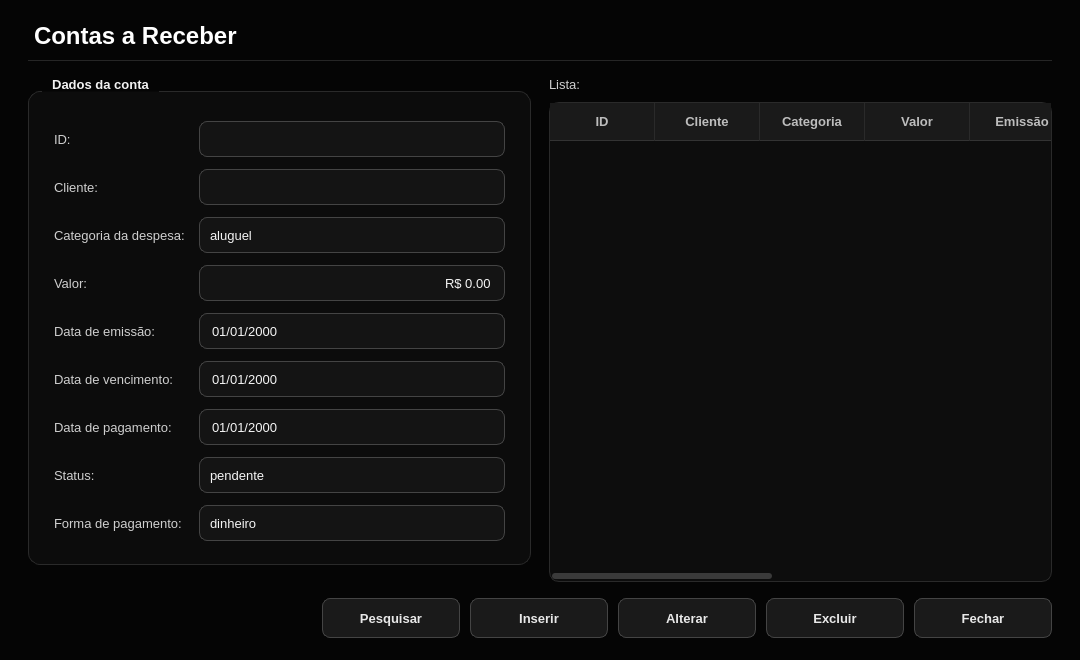
<?xml version="1.0" encoding="UTF-8"?>
<ui version="4.0">
 <class>ContasReceberWindow</class>
 <widget class="QWidget" name="ContasReceberWindow">
  <property name="geometry">
   <rect>
    <x>0</x>
    <y>0</y>
    <width>1080</width>
    <height>660</height>
   </rect>
  </property>
  <property name="minimumSize">
   <size>
    <width>864</width>
    <height>528</height>
   </size>
  </property>
  <property name="windowTitle">
   <string>Contas a Receber</string>
  </property>
  <property name="palette">
   <palette>
    <active>
     <colorrole role="WindowText">
      <brush brushstyle="SolidPattern">
       <color alpha="255">
        <red>232</red>
        <green>232</green>
        <blue>232</blue>
       </color>
      </brush>
     </colorrole>
     <colorrole role="Button">
      <brush brushstyle="SolidPattern">
       <color alpha="255">
        <red>26</red>
        <green>26</green>
        <blue>26</blue>
       </color>
      </brush>
     </colorrole>
     <colorrole role="Text">
      <brush brushstyle="SolidPattern">
       <color alpha="255">
        <red>245</red>
        <green>245</green>
        <blue>245</blue>
       </color>
      </brush>
     </colorrole>
     <colorrole role="ButtonText">
      <brush brushstyle="SolidPattern">
       <color alpha="255">
        <red>232</red>
        <green>232</green>
        <blue>232</blue>
       </color>
      </brush>
     </colorrole>
     <colorrole role="Base">
      <brush brushstyle="SolidPattern">
       <color alpha="255">
        <red>20</red>
        <green>20</green>
        <blue>20</blue>
       </color>
      </brush>
     </colorrole>
     <colorrole role="AlternateBase">
      <brush brushstyle="SolidPattern">
       <color alpha="255">
        <red>19</red>
        <green>19</green>
        <blue>19</blue>
       </color>
      </brush>
     </colorrole>
     <colorrole role="Window">
      <brush brushstyle="SolidPattern">
       <color alpha="255">
        <red>5</red>
        <green>5</green>
        <blue>5</blue>
       </color>
      </brush>
     </colorrole>
     <colorrole role="Highlight">
      <brush brushstyle="SolidPattern">
       <color alpha="255">
        <red>119</red>
        <green>119</green>
        <blue>119</blue>
       </color>
      </brush>
     </colorrole>
     <colorrole role="HighlightedText">
      <brush brushstyle="SolidPattern">
       <color alpha="255">
        <red>255</red>
        <green>255</green>
        <blue>255</blue>
       </color>
      </brush>
     </colorrole>
     <colorrole role="PlaceholderText">
      <brush brushstyle="SolidPattern">
       <color alpha="255">
        <red>119</red>
        <green>119</green>
        <blue>119</blue>
       </color>
      </brush>
     </colorrole>
    </active>
    <inactive>
     <colorrole role="WindowText">
      <brush brushstyle="SolidPattern">
       <color alpha="255">
        <red>232</red>
        <green>232</green>
        <blue>232</blue>
       </color>
      </brush>
     </colorrole>
     <colorrole role="Button">
      <brush brushstyle="SolidPattern">
       <color alpha="255">
        <red>26</red>
        <green>26</green>
        <blue>26</blue>
       </color>
      </brush>
     </colorrole>
     <colorrole role="Text">
      <brush brushstyle="SolidPattern">
       <color alpha="255">
        <red>245</red>
        <green>245</green>
        <blue>245</blue>
       </color>
      </brush>
     </colorrole>
     <colorrole role="ButtonText">
      <brush brushstyle="SolidPattern">
       <color alpha="255">
        <red>232</red>
        <green>232</green>
        <blue>232</blue>
       </color>
      </brush>
     </colorrole>
     <colorrole role="Base">
      <brush brushstyle="SolidPattern">
       <color alpha="255">
        <red>20</red>
        <green>20</green>
        <blue>20</blue>
       </color>
      </brush>
     </colorrole>
     <colorrole role="AlternateBase">
      <brush brushstyle="SolidPattern">
       <color alpha="255">
        <red>19</red>
        <green>19</green>
        <blue>19</blue>
       </color>
      </brush>
     </colorrole>
     <colorrole role="Window">
      <brush brushstyle="SolidPattern">
       <color alpha="255">
        <red>5</red>
        <green>5</green>
        <blue>5</blue>
       </color>
      </brush>
     </colorrole>
     <colorrole role="Highlight">
      <brush brushstyle="SolidPattern">
       <color alpha="255">
        <red>119</red>
        <green>119</green>
        <blue>119</blue>
       </color>
      </brush>
     </colorrole>
     <colorrole role="HighlightedText">
      <brush brushstyle="SolidPattern">
       <color alpha="255">
        <red>255</red>
        <green>255</green>
        <blue>255</blue>
       </color>
      </brush>
     </colorrole>
     <colorrole role="PlaceholderText">
      <brush brushstyle="SolidPattern">
       <color alpha="255">
        <red>119</red>
        <green>119</green>
        <blue>119</blue>
       </color>
      </brush>
     </colorrole>
    </inactive>
    <disabled>
     <colorrole role="WindowText">
      <brush brushstyle="SolidPattern">
       <color alpha="255">
        <red>102</red>
        <green>102</green>
        <blue>102</blue>
       </color>
      </brush>
     </colorrole>
     <colorrole role="Button">
      <brush brushstyle="SolidPattern">
       <color alpha="255">
        <red>26</red>
        <green>26</green>
        <blue>26</blue>
       </color>
      </brush>
     </colorrole>
     <colorrole role="Text">
      <brush brushstyle="SolidPattern">
       <color alpha="255">
        <red>102</red>
        <green>102</green>
        <blue>102</blue>
       </color>
      </brush>
     </colorrole>
     <colorrole role="ButtonText">
      <brush brushstyle="SolidPattern">
       <color alpha="255">
        <red>102</red>
        <green>102</green>
        <blue>102</blue>
       </color>
      </brush>
     </colorrole>
     <colorrole role="Base">
      <brush brushstyle="SolidPattern">
       <color alpha="255">
        <red>20</red>
        <green>20</green>
        <blue>20</blue>
       </color>
      </brush>
     </colorrole>
     <colorrole role="AlternateBase">
      <brush brushstyle="SolidPattern">
       <color alpha="255">
        <red>19</red>
        <green>19</green>
        <blue>19</blue>
       </color>
      </brush>
     </colorrole>
     <colorrole role="Window">
      <brush brushstyle="SolidPattern">
       <color alpha="255">
        <red>5</red>
        <green>5</green>
        <blue>5</blue>
       </color>
      </brush>
     </colorrole>
     <colorrole role="Highlight">
      <brush brushstyle="SolidPattern">
       <color alpha="255">
        <red>119</red>
        <green>119</green>
        <blue>119</blue>
       </color>
      </brush>
     </colorrole>
     <colorrole role="HighlightedText">
      <brush brushstyle="SolidPattern">
       <color alpha="255">
        <red>255</red>
        <green>255</green>
        <blue>255</blue>
       </color>
      </brush>
     </colorrole>
     <colorrole role="PlaceholderText">
      <brush brushstyle="SolidPattern">
       <color alpha="255">
        <red>119</red>
        <green>119</green>
        <blue>119</blue>
       </color>
      </brush>
     </colorrole>
    </disabled>
   </palette>
  </property>
  <property name="styleSheet">
   <string notr="true">#ContasReceberWindow {
    background-color: #050505;
}

QWidget {
    font-family: "Segoe UI", "DejaVu Sans", "Noto Sans", sans-serif;
    font-size: 10pt;
}

/* ---------- Textos ---------- */
QLabel {
    color: #cfcfcf;
    background: transparent;
    font-weight: normal;
}

QLabel#lblTitulo {
    color: #ffffff;
    font-size: 18pt;
    font-weight: bold;
    padding-bottom: 10px;
    border-bottom: 1px solid #262626;
}

QLabel[role="section"] {
    color: #ffffff;
    font-size: 11pt;
    font-weight: bold;
}

QLabel[role="hint"] {
    color: #777777;
    font-size: 9pt;
}

QLabel[role="value"] {
    color: #ffffff;
    font-weight: bold;
}

QToolTip {
    background-color: #1a1a1a;
    color: #f5f5f5;
    border: 1px solid #444444;
    padding: 4px 8px;
}

/* ---------- Cartões / grupos ---------- */
QGroupBox {
    background-color: #0c0c0c;
    border: 1px solid #2a2a2a;
    border-radius: 12px;
    margin-top: 14px;
    padding: 20px 16px 14px 16px;
    color: #f2f2f2;
    font-weight: bold;
}

QGroupBox::title {
    subcontrol-origin: margin;
    subcontrol-position: top left;
    left: 14px;
    padding: 0 8px;
    color: #f2f2f2;
}

QFrame[variant="card"] {
    background-color: #0c0c0c;
    border: 1px solid #2a2a2a;
    border-radius: 12px;
}

QFrame#lineSep {
    background-color: #2a2a2a;
    border: none;
}

/* ---------- Campos de entrada ---------- */
QLineEdit,
QComboBox,
QAbstractSpinBox,
QDateEdit,
QDateTimeEdit {
    background-color: #141414;
    color: #f5f5f5;
    border: 1px solid #444444;
    border-radius: 8px;
    padding: 6px 10px;
    min-height: 22px;
    selection-background-color: #777777;
    selection-color: #ffffff;
    font-weight: normal;
}

QLineEdit:hover,
QComboBox:hover,
QAbstractSpinBox:hover,
QDateEdit:hover,
QDateTimeEdit:hover {
    border: 1px solid #666666;
}

QLineEdit:focus,
QComboBox:focus,
QAbstractSpinBox:focus,
QDateEdit:focus,
QDateTimeEdit:focus {
    border: 1px solid #d8d8d8;
    background-color: #181818;
}

QLineEdit:read-only,
QAbstractSpinBox:read-only {
    color: #bdbdbd;
}

QLineEdit:disabled,
QComboBox:disabled,
QAbstractSpinBox:disabled,
QDateEdit:disabled,
QDateTimeEdit:disabled {
    background-color: #0e0e0e;
    color: #666666;
    border: 1px solid #2a2a2a;
}

/* Campo de total (somente leitura, em destaque) */
QDoubleSpinBox[variant="total"] {
    font-size: 20pt;
    font-weight: bold;
    color: #ffffff;
    background-color: #0a0a0a;
    border: 1px solid #333333;
    padding: 8px 14px;
    min-height: 36px;
}

/* ---------- ComboBox / Data ---------- */
QComboBox {
    padding-right: 30px;
}

QComboBox::drop-down,
QDateEdit::drop-down,
QDateTimeEdit::drop-down {
    subcontrol-origin: padding;
    subcontrol-position: center right;
    width: 28px;
    border: none;
    background: transparent;
}

QComboBox::down-arrow,
QDateEdit::down-arrow,
QDateTimeEdit::down-arrow {
    image: none;
    width: 0px;
    height: 0px;
    border-left: 5px solid transparent;
    border-right: 5px solid transparent;
    border-top: 6px solid #bdbdbd;
    margin-right: 8px;
}

QComboBox QAbstractItemView {
    background-color: #141414;
    color: #f5f5f5;
    border: 1px solid #444444;
    selection-background-color: #2e2e2e;
    selection-color: #ffffff;
    outline: 0;
}

/* ---------- SpinBox com botões ---------- */
QSpinBox {
    padding-right: 26px;
}

QSpinBox::up-button {
    subcontrol-origin: border;
    subcontrol-position: top right;
    width: 22px;
    border: none;
    background: transparent;
}

QSpinBox::down-button {
    subcontrol-origin: border;
    subcontrol-position: bottom right;
    width: 22px;
    border: none;
    background: transparent;
}

QSpinBox::up-arrow {
    image: none;
    width: 0px;
    height: 0px;
    border-left: 4px solid transparent;
    border-right: 4px solid transparent;
    border-bottom: 5px solid #bdbdbd;
}

QSpinBox::down-arrow {
    image: none;
    width: 0px;
    height: 0px;
    border-left: 4px solid transparent;
    border-right: 4px solid transparent;
    border-top: 5px solid #bdbdbd;
}

/* ---------- Calendário (popup do QDateEdit) ---------- */
QCalendarWidget QWidget {
    background-color: #141414;
    color: #f5f5f5;
}

QCalendarWidget QToolButton {
    background-color: transparent;
    color: #f5f5f5;
    border: none;
    padding: 4px 8px;
}

QCalendarWidget QAbstractItemView:enabled {
    background-color: #0d0d0d;
    color: #f5f5f5;
    selection-background-color: #f2f2f2;
    selection-color: #080808;
}

QCalendarWidget QAbstractItemView:disabled {
    color: #555555;
}

/* ---------- CheckBox ---------- */
QCheckBox {
    color: #e8e8e8;
    background: transparent;
    spacing: 10px;
    font-weight: normal;
}

QCheckBox::indicator {
    width: 18px;
    height: 18px;
    border: 1px solid #555555;
    border-radius: 5px;
    background-color: #141414;
}

QCheckBox::indicator:hover {
    border: 1px solid #999999;
}

QCheckBox::indicator:checked {
    background-color: #f2f2f2;
    border: 1px solid #f2f2f2;
}

/* ---------- Botões ---------- */
QPushButton {
    background-color: #1a1a1a;
    color: #e8e8e8;
    border: 1px solid #444444;
    border-radius: 8px;
    padding: 8px 22px;
    min-height: 22px;
    min-width: 92px;
    font-weight: bold;
}

QPushButton:hover {
    background-color: #262626;
    border: 1px solid #666666;
    color: #ffffff;
}

QPushButton:pressed {
    background-color: #333333;
}

QPushButton:disabled {
    background-color: #111111;
    color: #555555;
    border: 1px solid #2a2a2a;
}

QPushButton[variant="primary"] {
    background-color: #f2f2f2;
    color: #080808;
    border: 1px solid #f2f2f2;
}

QPushButton[variant="primary"]:hover {
    background-color: #d2d2d2;
    border: 1px solid #d2d2d2;
    color: #080808;
}

QPushButton[variant="primary"]:pressed {
    background-color: #aaaaaa;
    border: 1px solid #aaaaaa;
}

QPushButton[variant="danger"] {
    background-color: transparent;
    color: #ff9494;
    border: 1px solid #6b2f2f;
}

QPushButton[variant="danger"]:hover {
    background-color: #2a1212;
    color: #ffb4b4;
    border: 1px solid #a04444;
}

QPushButton[variant="danger"]:pressed {
    background-color: #3a1818;
}

QPushButton[variant="ghost"] {
    background-color: transparent;
    color: #bdbdbd;
    border: 1px solid #333333;
}

QPushButton[variant="ghost"]:hover {
    background-color: #1a1a1a;
    color: #ffffff;
    border: 1px solid #666666;
}

/* ---------- Tabelas ---------- */
QTableWidget,
QTableView {
    background-color: #0d0d0d;
    alternate-background-color: #131313;
    color: #e8e8e8;
    gridline-color: #232323;
    border: 1px solid #2a2a2a;
    border-radius: 10px;
    selection-background-color: #2f2f2f;
    selection-color: #ffffff;
    outline: 0;
}

QTableWidget::item,
QTableView::item {
    padding: 4px 8px;
    border: none;
}

QHeaderView {
    background-color: transparent;
}

QHeaderView::section {
    background-color: #1a1a1a;
    color: #bdbdbd;
    padding: 9px 10px;
    border: none;
    border-right: 1px solid #2a2a2a;
    border-bottom: 1px solid #333333;
    font-weight: bold;
}

QTableCornerButton::section {
    background-color: #1a1a1a;
    border: none;
}

/* ---------- Barras de rolagem ---------- */
QScrollBar:vertical {
    background: transparent;
    width: 10px;
    margin: 2px;
}

QScrollBar::handle:vertical {
    background: #3a3a3a;
    border-radius: 3px;
    min-height: 28px;
}

QScrollBar::handle:vertical:hover {
    background: #5a5a5a;
}

QScrollBar:horizontal {
    background: transparent;
    height: 10px;
    margin: 2px;
}

QScrollBar::handle:horizontal {
    background: #3a3a3a;
    border-radius: 3px;
    min-width: 28px;
}

QScrollBar::handle:horizontal:hover {
    background: #5a5a5a;
}

QScrollBar::add-line,
QScrollBar::sub-line {
    width: 0px;
    height: 0px;
}

QScrollBar::add-page,
QScrollBar::sub-page {
    background: transparent;
}

/* ---------- Caixas de diálogo abertas a partir da tela ---------- */
QMessageBox,
QDialog {
    background-color: #0d0d0d;
}

QMessageBox QLabel {
    color: #f0f0f0;
}</string>
  </property>
  <layout class="QVBoxLayout" name="rootLayout">
   <property name="spacing">
    <number>16</number>
   </property>
   <property name="leftMargin">
    <number>28</number>
   </property>
   <property name="topMargin">
    <number>22</number>
   </property>
   <property name="rightMargin">
    <number>28</number>
   </property>
   <property name="bottomMargin">
    <number>22</number>
   </property>
   <item>
    <widget class="QLabel" name="lblTitulo">
     <property name="text">
      <string>Contas a Receber</string>
     </property>
    </widget>
   </item>
   <item>
    <layout class="QHBoxLayout" name="lay_5">
     <property name="spacing">
      <number>18</number>
     </property>
     <property name="leftMargin">
      <number>0</number>
     </property>
     <property name="topMargin">
      <number>0</number>
     </property>
     <property name="rightMargin">
      <number>0</number>
     </property>
     <property name="bottomMargin">
      <number>0</number>
     </property>
     <item>
      <layout class="QVBoxLayout" name="lay_3">
       <property name="spacing">
        <number>0</number>
       </property>
       <property name="leftMargin">
        <number>0</number>
       </property>
       <property name="topMargin">
        <number>0</number>
       </property>
       <property name="rightMargin">
        <number>0</number>
       </property>
       <property name="bottomMargin">
        <number>0</number>
       </property>
       <item>
        <widget class="QGroupBox" name="grpConta">
         <property name="title">
          <string>Dados da conta</string>
         </property>
         <layout class="QGridLayout" name="lay_1">
          <property name="horizontalSpacing">
           <number>14</number>
          </property>
          <property name="verticalSpacing">
           <number>12</number>
          </property>
          <item row="0" column="0">
           <widget class="QLabel" name="label_10">
            <property name="text">
             <string>ID:</string>
            </property>
           </widget>
          </item>
          <item row="0" column="1">
           <widget class="QLineEdit" name="lineEdit" />
          </item>
          <item row="1" column="0">
           <widget class="QLabel" name="label">
            <property name="text">
             <string>Cliente:</string>
            </property>
           </widget>
          </item>
          <item row="1" column="1">
           <widget class="QLineEdit" name="lineEdit_2" />
          </item>
          <item row="2" column="0">
           <widget class="QLabel" name="label_9">
            <property name="text">
             <string>Categoria da despesa:</string>
            </property>
           </widget>
          </item>
          <item row="2" column="1">
           <widget class="QComboBox" name="comboBox">
            <item>
             <property name="text">
              <string>aluguel</string>
             </property>
            </item>
            <item>
             <property name="text">
              <string>fornecedor</string>
             </property>
            </item>
            <item>
             <property name="text">
              <string>salário</string>
             </property>
            </item>
           </widget>
          </item>
          <item row="3" column="0">
           <widget class="QLabel" name="label_2">
            <property name="text">
             <string>Valor:</string>
            </property>
           </widget>
          </item>
          <item row="3" column="1">
           <widget class="QDoubleSpinBox" name="doubleSpinBox">
            <property name="buttonSymbols">
             <enum>QAbstractSpinBox::NoButtons</enum>
            </property>
            <property name="alignment">
             <set>Qt::AlignRight|Qt::AlignTrailing|Qt::AlignVCenter</set>
            </property>
            <property name="prefix">
             <string>R$ </string>
            </property>
            <property name="decimals">
             <number>2</number>
            </property>
            <property name="minimum">
             <double>0.0</double>
            </property>
            <property name="maximum">
             <double>999999999.99</double>
            </property>
           </widget>
          </item>
          <item row="4" column="0">
           <widget class="QLabel" name="label_8">
            <property name="text">
             <string>Data de emissão:</string>
            </property>
           </widget>
          </item>
          <item row="4" column="1">
           <widget class="QDateEdit" name="dateEdit">
            <property name="displayFormat">
             <string>dd/MM/yyyy</string>
            </property>
            <property name="calendarPopup">
             <bool>true</bool>
            </property>
           </widget>
          </item>
          <item row="5" column="0">
           <widget class="QLabel" name="label_3">
            <property name="text">
             <string>Data de vencimento:</string>
            </property>
           </widget>
          </item>
          <item row="5" column="1">
           <widget class="QDateEdit" name="dateEdit_2">
            <property name="displayFormat">
             <string>dd/MM/yyyy</string>
            </property>
            <property name="calendarPopup">
             <bool>true</bool>
            </property>
           </widget>
          </item>
          <item row="6" column="0">
           <widget class="QLabel" name="label_6">
            <property name="text">
             <string>Data de pagamento:</string>
            </property>
           </widget>
          </item>
          <item row="6" column="1">
           <widget class="QDateEdit" name="dateEdit_3">
            <property name="displayFormat">
             <string>dd/MM/yyyy</string>
            </property>
            <property name="calendarPopup">
             <bool>true</bool>
            </property>
           </widget>
          </item>
          <item row="7" column="0">
           <widget class="QLabel" name="label_4">
            <property name="text">
             <string>Status:</string>
            </property>
           </widget>
          </item>
          <item row="7" column="1">
           <widget class="QComboBox" name="comboBox_2">
            <item>
             <property name="text">
              <string>pendente</string>
             </property>
            </item>
            <item>
             <property name="text">
              <string>pago</string>
             </property>
            </item>
            <item>
             <property name="text">
              <string>atrasado</string>
             </property>
            </item>
           </widget>
          </item>
          <item row="8" column="0">
           <widget class="QLabel" name="label_7">
            <property name="text">
             <string>Forma de pagamento:</string>
            </property>
           </widget>
          </item>
          <item row="8" column="1">
           <widget class="QComboBox" name="comboBox_3">
            <item>
             <property name="text">
              <string>dinheiro</string>
             </property>
            </item>
            <item>
             <property name="text">
              <string>débito</string>
             </property>
            </item>
            <item>
             <property name="text">
              <string>crédito</string>
             </property>
            </item>
            <item>
             <property name="text">
              <string>pix</string>
             </property>
            </item>
           </widget>
          </item>
         </layout>
        </widget>
       </item>
       <item>
        <spacer name="spacer_2">
         <property name="orientation">
          <enum>Qt::Vertical</enum>
         </property>
         <property name="sizeHint" stdset="0">
          <size>
           <width>40</width>
           <height>20</height>
          </size>
         </property>
        </spacer>
       </item>
      </layout>
     </item>
     <item>
      <layout class="QVBoxLayout" name="lay_4">
       <property name="spacing">
        <number>10</number>
       </property>
       <property name="leftMargin">
        <number>0</number>
       </property>
       <property name="topMargin">
        <number>0</number>
       </property>
       <property name="rightMargin">
        <number>0</number>
       </property>
       <property name="bottomMargin">
        <number>0</number>
       </property>
       <item>
        <widget class="QLabel" name="label_5">
         <property name="text">
          <string>Lista:</string>
         </property>
         <property name="role" stdset="0">
          <string>section</string>
         </property>
        </widget>
       </item>
       <item>
        <widget class="QTableWidget" name="tableWidget">
         <property name="alternatingRowColors">
          <bool>true</bool>
         </property>
         <property name="selectionBehavior">
          <enum>QAbstractItemView::SelectRows</enum>
         </property>
         <property name="showGrid">
          <bool>false</bool>
         </property>
         <attribute name="horizontalHeaderDefaultSectionSize">
          <number>105</number>
         </attribute>
         <attribute name="horizontalHeaderStretchLastSection">
          <bool>true</bool>
         </attribute>
         <attribute name="verticalHeaderVisible">
          <bool>false</bool>
         </attribute>
         <column>
          <property name="text">
           <string>ID</string>
          </property>
         </column>
         <column>
          <property name="text">
           <string>Cliente</string>
          </property>
         </column>
         <column>
          <property name="text">
           <string>Categoria</string>
          </property>
         </column>
         <column>
          <property name="text">
           <string>Valor</string>
          </property>
         </column>
         <column>
          <property name="text">
           <string>Emissão</string>
          </property>
         </column>
         <column>
          <property name="text">
           <string>Vencimento</string>
          </property>
         </column>
         <column>
          <property name="text">
           <string>Pagamento</string>
          </property>
         </column>
         <column>
          <property name="text">
           <string>Status</string>
          </property>
         </column>
         <column>
          <property name="text">
           <string>Forma</string>
          </property>
         </column>
        </widget>
       </item>
      </layout>
     </item>
    </layout>
   </item>
   <item>
    <layout class="QHBoxLayout" name="lay_7">
     <property name="spacing">
      <number>10</number>
     </property>
     <property name="leftMargin">
      <number>0</number>
     </property>
     <property name="topMargin">
      <number>0</number>
     </property>
     <property name="rightMargin">
      <number>0</number>
     </property>
     <property name="bottomMargin">
      <number>0</number>
     </property>
     <item>
      <spacer name="spacer_6">
       <property name="orientation">
        <enum>Qt::Horizontal</enum>
       </property>
       <property name="sizeHint" stdset="0">
        <size>
         <width>40</width>
         <height>20</height>
        </size>
       </property>
      </spacer>
     </item>
     <item>
      <widget class="QPushButton" name="pushButton">
       <property name="text">
        <string>Pesquisar</string>
       </property>
       <property name="cursor">
        <cursorShape>PointingHandCursor</cursorShape>
       </property>
      </widget>
     </item>
     <item>
      <widget class="QPushButton" name="pushButton_2">
       <property name="text">
        <string>Inserir</string>
       </property>
       <property name="variant" stdset="0">
        <string>primary</string>
       </property>
       <property name="cursor">
        <cursorShape>PointingHandCursor</cursorShape>
       </property>
      </widget>
     </item>
     <item>
      <widget class="QPushButton" name="pushButton_3">
       <property name="text">
        <string>Alterar</string>
       </property>
       <property name="cursor">
        <cursorShape>PointingHandCursor</cursorShape>
       </property>
      </widget>
     </item>
     <item>
      <widget class="QPushButton" name="pushButton_4">
       <property name="text">
        <string>Excluir</string>
       </property>
       <property name="variant" stdset="0">
        <string>danger</string>
       </property>
       <property name="cursor">
        <cursorShape>PointingHandCursor</cursorShape>
       </property>
      </widget>
     </item>
     <item>
      <widget class="QPushButton" name="pushButton_5">
       <property name="text">
        <string>Fechar</string>
       </property>
       <property name="variant" stdset="0">
        <string>ghost</string>
       </property>
       <property name="cursor">
        <cursorShape>PointingHandCursor</cursorShape>
       </property>
      </widget>
     </item>
    </layout>
   </item>
  </layout>
 </widget>
 <resources />
 <connections>
  <connection>
   <sender>pushButton_5</sender>
   <signal>clicked()</signal>
   <receiver>ContasReceberWindow</receiver>
   <slot>close()</slot>
  </connection>
 </connections>
</ui>
